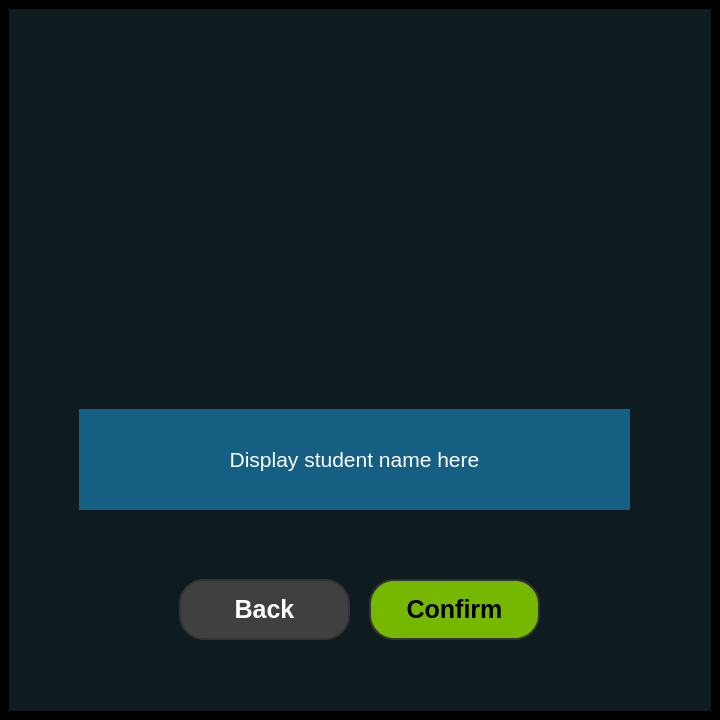
<?xml version="1.0" encoding="UTF-8"?>
<ui version="4.0">
 <class>MainWindow</class>
 <widget class="QMainWindow" name="MainWindow">
  <property name="geometry">
   <rect>
    <x>0</x>
    <y>0</y>
    <width>720</width>
    <height>720</height>
   </rect>
  </property>
  <property name="styleSheet">
   <string notr="true">border: 5px solid black; 
background-color: black;</string>
  </property>
  <widget class="QWidget" name="centralwidget">
   <property name="styleSheet">
    <string notr="true">border: none;</string>
   </property>
   <layout class="QVBoxLayout" name="verticalLayout">
    <item>
     <widget class="QStackedWidget" name="stackedWidget">
      <property name="styleSheet">
       <string notr="true">background:#0F1C1F;
border: none;</string>
      </property>
      <property name="currentIndex">
       <number>6</number>
      </property>
      <widget class="QWidget" name="page_1">
       <widget class="QLabel" name="htw_logo">
        <property name="geometry">
         <rect>
          <x>70</x>
          <y>0</y>
          <width>661</width>
          <height>181</height>
         </rect>
        </property>
        <property name="text">
         <string>&lt;html&gt;&lt;head/&gt;&lt;body&gt;&lt;p&gt;&lt;img src=&quot;:/imgs/htw-logo.png&quot; width=&quot;550&quot; height=&quot;150&quot;/&gt;&lt;/p&gt;&lt;/body&gt;&lt;/html&gt;</string>
        </property>
       </widget>
       <widget class="QLabel" name="tracking_system_logo">
        <property name="geometry">
         <rect>
          <x>170</x>
          <y>50</y>
          <width>481</width>
          <height>501</height>
         </rect>
        </property>
        <property name="text">
         <string>&lt;html&gt;&lt;head/&gt;&lt;body&gt;&lt;p&gt;&lt;img src=&quot;:/imgs/tracking_system_logo.png&quot;width=&quot;350&quot; height=&quot;300&quot;/&gt;&lt;/p&gt;&lt;/body&gt;&lt;/html&gt;</string>
        </property>
       </widget>
       <widget class="QLabel" name="tracking_system_text">
        <property name="geometry">
         <rect>
          <x>70</x>
          <y>450</y>
          <width>531</width>
          <height>81</height>
         </rect>
        </property>
        <property name="styleSheet">
         <string notr="true">color: #E8E8E8;
font-family:Arial,sans-serif;
 font-style: italic; 
font-weight: bold;
text-decoration: none; 
font-size: 32pt</string>
        </property>
        <property name="text">
         <string>&lt;html&gt;&lt;head/&gt;&lt;body&gt;&lt;p&gt;&lt;img src=&quot;:/imgs/tracking_system.png&quot;width=&quot;550&quot; height=&quot;100&quot;/&gt;&lt;/p&gt;&lt;/body&gt;&lt;/html&gt;</string>
        </property>
       </widget>
       <widget class="QLabel" name="developerLabel">
        <property name="geometry">
         <rect>
          <x>10</x>
          <y>650</y>
          <width>111</width>
          <height>61</height>
         </rect>
        </property>
        <property name="text">
         <string>&lt;html&gt;&lt;head/&gt;&lt;body&gt;&lt;p&gt;&lt;span style=&quot; font-size:8pt; font-weight:700; color:#ffffff;&quot;&gt;Developed by &lt;br/&gt;Ghassen Jamoussi&lt;/span&gt;&lt;/p&gt;&lt;/body&gt;&lt;/html&gt;</string>
        </property>
        <property name="alignment">
         <set>Qt::AlignCenter</set>
        </property>
       </widget>
       <widget class="QPushButton" name="start_button">
        <property name="geometry">
         <rect>
          <x>260</x>
          <y>590</y>
          <width>171</width>
          <height>51</height>
         </rect>
        </property>
        <property name="styleSheet">
         <string notr="true">QPushButton {
    border: 2px solid rgb(51,51,51);
    border-radius: 25px;  /* Increased border-radius to make the button more curvy */
    color: rgb(0, 0, 0);
    background-color: #76B800;
    font-family: &quot;Calibri&quot;;
    font-size: 25px;
    font-weight: bold;  /* Made the text bold */
}
QPushButton:hover {
    border: 2px solid rgb(51,51,51);
    background-color: #8CD800;  /* Lighter green for hover */
}
QPushButton:pressed {    
    border: 2px solid rgb(51,51,51);
    background-color: #4A9B00;  /* Adjusted pressed color to a darker green */
}

QPushButton:disabled {    
    border-radius: 25px;  /* Ensure the disabled state also has the same curvy effect */
    border: 2px solid rgb(112,112,112);
    background-color: rgb(112,112,112);
}
</string>
        </property>
        <property name="text">
         <string>Start</string>
        </property>
       </widget>
       <zorder>tracking_system_logo</zorder>
       <zorder>htw_logo</zorder>
       <zorder>tracking_system_text</zorder>
       <zorder>developerLabel</zorder>
       <zorder>start_button</zorder>
      </widget>
      <widget class="QWidget" name="page_4">
       <widget class="QLabel" name="tracking_system_text_4">
        <property name="geometry">
         <rect>
          <x>80</x>
          <y>0</y>
          <width>541</width>
          <height>81</height>
         </rect>
        </property>
        <property name="styleSheet">
         <string notr="true">color: #E8E8E8;
font-family:Arial,sans-serif;
 font-style: italic; 
font-weight: bold;
text-decoration: none; 
font-size: 32pt</string>
        </property>
        <property name="text">
         <string>&lt;html&gt;&lt;head/&gt;&lt;body&gt;&lt;p&gt;&lt;img src=&quot;:/imgs/tracking_system.png&quot;width=&quot;550&quot; height=&quot;100&quot;/&gt;&lt;/p&gt;&lt;/body&gt;&lt;/html&gt;</string>
        </property>
       </widget>
       <widget class="QLabel" name="label_7">
        <property name="geometry">
         <rect>
          <x>10</x>
          <y>650</y>
          <width>101</width>
          <height>51</height>
         </rect>
        </property>
        <property name="text">
         <string>&lt;html&gt;&lt;head/&gt;&lt;body&gt;&lt;p&gt;&lt;img src=&quot;:/imgs/htw_logo_2.png&quot;/&gt;&lt;/p&gt;&lt;/body&gt;&lt;/html&gt;</string>
        </property>
       </widget>
       <widget class="QPushButton" name="back_button_2">
        <property name="geometry">
         <rect>
          <x>170</x>
          <y>570</y>
          <width>171</width>
          <height>61</height>
         </rect>
        </property>
        <property name="styleSheet">
         <string notr="true">QPushButton {
    border: 2px solid rgb(51,51,51);
    border-radius: 25px;  /* Increased border-radius to make the button more curvy */
    color: rgb(255, 255, 255);
    background-color: #404040;
    font-family: &quot;Calibri&quot;;
    font-size: 25px;
    font-weight: bold;  /* Made the text bold */
}

QPushButton:hover {
	border: 2px solid rgb(112,0,0);
	background-color: rgb(112,0,0);
}
QPushButton:pressed {	
	border: 2px solid rgb(112,0,0);
	background-color: rgb(51,51,51);
}

QPushButton:disabled {	
	border-radius: 5px;	
	border: 2px solid rgb(112,112,112);
	background-color: rgb(112,112,112);
}
</string>
        </property>
        <property name="text">
         <string>Back</string>
        </property>
       </widget>
       <widget class="QPushButton" name="home_button">
        <property name="geometry">
         <rect>
          <x>360</x>
          <y>570</y>
          <width>171</width>
          <height>61</height>
         </rect>
        </property>
        <property name="styleSheet">
         <string notr="true">QPushButton {
    border: 2px solid rgb(51,51,51);
    border-radius: 25px;  /* Increased border-radius to make the button more curvy */
    color: rgb(0, 0, 0);
    background-color: #76B800;
    font-family: &quot;Calibri&quot;;
    font-size: 25px;
    font-weight: bold;  /* Made the text bold */
}
QPushButton:hover {
    border: 2px solid rgb(51,51,51);
    background-color: #8CD800;  /* Lighter green for hover */
}
QPushButton:pressed {    
    border: 2px solid rgb(51,51,51);
    background-color: #4A9B00;  /* Adjusted pressed color to a darker green */
}

QPushButton:disabled {    
    border-radius: 25px;  /* Ensure the disabled state also has the same curvy effect */
    border: 2px solid rgb(112,112,112);
    background-color: rgb(112,112,112);
}
</string>
        </property>
        <property name="text">
         <string>Home</string>
        </property>
       </widget>
       <widget class="QLabel" name="output_label">
        <property name="geometry">
         <rect>
          <x>80</x>
          <y>390</y>
          <width>551</width>
          <height>121</height>
         </rect>
        </property>
        <property name="styleSheet">
         <string notr="true">background-color:#156082</string>
        </property>
        <property name="text">
         <string>&lt;html&gt;&lt;head/&gt;&lt;body&gt;&lt;p align=&quot;center&quot;&gt;&lt;span style=&quot; font-size:16pt; color:#ffffff;&quot;&gt;Device: &lt;/span&gt;&lt;/p&gt;&lt;p align=&quot;center&quot;&gt;&lt;span style=&quot; font-size:16pt; color:#ffffff;&quot;&gt;Assigned to: &lt;/span&gt;&lt;/p&gt;&lt;/body&gt;&lt;/html&gt;</string>
        </property>
       </widget>
       <widget class="QLabel" name="output_label_2">
        <property name="geometry">
         <rect>
          <x>90</x>
          <y>140</y>
          <width>531</width>
          <height>179</height>
         </rect>
        </property>
        <property name="styleSheet">
         <string notr="true">    QLabel {
        color: #2b8b47;
        font-size: 35px;
        font-weight: bold;
        text-align: center;
    }
    QFrame {
        border: 0;
        border-bottom: 2px solid #707070;
        width: 80%;
    }
</string>
        </property>
        <property name="text">
         <string>&lt;html&gt;&lt;head/&gt;&lt;body&gt;&lt;p align=&quot;center&quot;&gt;&lt;span style=&quot; font-size:35pt;&quot;&gt;Device assigned&lt;/span&gt;&lt;/p&gt;&lt;p align=&quot;center&quot;&gt;&lt;span style=&quot; font-size:35pt;&quot;&gt;successfully&lt;/span&gt;&lt;/p&gt;&lt;/body&gt;&lt;/html&gt;</string>
        </property>
       </widget>
      </widget>
      <widget class="QWidget" name="page_3">
       <widget class="QLabel" name="tracking_system_text_3">
        <property name="geometry">
         <rect>
          <x>80</x>
          <y>0</y>
          <width>541</width>
          <height>81</height>
         </rect>
        </property>
        <property name="styleSheet">
         <string notr="true">color: #E8E8E8;
font-family:Arial,sans-serif;
 font-style: italic; 
font-weight: bold;
text-decoration: none; 
font-size: 32pt</string>
        </property>
        <property name="text">
         <string>&lt;html&gt;&lt;head/&gt;&lt;body&gt;&lt;p&gt;&lt;img src=&quot;:/imgs/tracking_system.png&quot;width=&quot;550&quot; height=&quot;100&quot;/&gt;&lt;/p&gt;&lt;/body&gt;&lt;/html&gt;</string>
        </property>
       </widget>
       <widget class="QLabel" name="label_4">
        <property name="geometry">
         <rect>
          <x>60</x>
          <y>90</y>
          <width>571</width>
          <height>301</height>
         </rect>
        </property>
        <property name="text">
         <string>&lt;html&gt;&lt;head/&gt;&lt;body&gt;&lt;p&gt;&lt;img src=&quot;:/imgs/scan_qr_code.png&quot;/&gt;&lt;/p&gt;&lt;/body&gt;&lt;/html&gt;</string>
        </property>
       </widget>
       <widget class="QPushButton" name="confirm_button_1">
        <property name="geometry">
         <rect>
          <x>360</x>
          <y>570</y>
          <width>171</width>
          <height>61</height>
         </rect>
        </property>
        <property name="styleSheet">
         <string notr="true">QPushButton {
    border: 2px solid rgb(51,51,51);
    border-radius: 25px;  /* Increased border-radius to make the button more curvy */
    color: rgb(0, 0, 0);
    background-color: #76B800;
    font-family: &quot;Calibri&quot;;
    font-size: 25px;
    font-weight: bold;  /* Made the text bold */
}
QPushButton:hover {
    border: 2px solid rgb(51,51,51);
    background-color: #8CD800;  /* Lighter green for hover */
}
QPushButton:pressed {    
    border: 2px solid rgb(51,51,51);
    background-color: #4A9B00;  /* Adjusted pressed color to a darker green */
}

QPushButton:disabled {    
    border-radius: 25px;  /* Ensure the disabled state also has the same curvy effect */
    border: 2px solid rgb(51, 51, 51);  /* Same border color but slightly lighter green background */
    background-color: #557A00;  /* Darker green to indicate disabled state */
}
</string>
        </property>
        <property name="text">
         <string>Confirm</string>
        </property>
       </widget>
       <widget class="QLabel" name="device_label">
        <property name="geometry">
         <rect>
          <x>70</x>
          <y>400</y>
          <width>561</width>
          <height>101</height>
         </rect>
        </property>
        <property name="styleSheet">
         <string notr="true">background-color:#156082</string>
        </property>
        <property name="text">
         <string>&lt;html&gt;&lt;head/&gt;&lt;body&gt;&lt;p align=&quot;center&quot;&gt;&lt;span style=&quot; font-size:16pt; color:#ffffff;&quot;&gt;Display device name here&lt;/span&gt;&lt;/p&gt;&lt;/body&gt;&lt;/html&gt;</string>
        </property>
       </widget>
       <widget class="QPushButton" name="back_button_1">
        <property name="geometry">
         <rect>
          <x>170</x>
          <y>570</y>
          <width>171</width>
          <height>61</height>
         </rect>
        </property>
        <property name="styleSheet">
         <string notr="true">QPushButton {
    border: 2px solid rgb(51,51,51);
    border-radius: 25px;  /* Increased border-radius to make the button more curvy */
    color: rgb(255, 255, 255);
    background-color: #404040;
    font-family: &quot;Calibri&quot;;
    font-size: 25px;
    font-weight: bold;  /* Made the text bold */
}

QPushButton:hover {
	border: 2px solid rgb(112,0,0);
	background-color: rgb(112,0,0);
}
QPushButton:pressed {	
	border: 2px solid rgb(112,0,0);
	background-color: rgb(51,51,51);
}

QPushButton:disabled {	
	border-radius: 5px;	
	border: 2px solid rgb(112,112,112);
	background-color: rgb(112,112,112);
}
</string>
        </property>
        <property name="text">
         <string>Back</string>
        </property>
       </widget>
       <widget class="QLabel" name="label_6">
        <property name="geometry">
         <rect>
          <x>10</x>
          <y>650</y>
          <width>101</width>
          <height>51</height>
         </rect>
        </property>
        <property name="text">
         <string>&lt;html&gt;&lt;head/&gt;&lt;body&gt;&lt;p&gt;&lt;img src=&quot;:/imgs/htw_logo_2.png&quot;/&gt;&lt;/p&gt;&lt;/body&gt;&lt;/html&gt;</string>
        </property>
       </widget>
      </widget>
      <widget class="QWidget" name="page_actions">
       <widget class="QLabel" name="tracking_system_text_5">
        <property name="geometry">
         <rect>
          <x>80</x>
          <y>0</y>
          <width>541</width>
          <height>80</height>
         </rect>
        </property>
        <property name="styleSheet">
         <string notr="true">color: #E8E8E8;
font-family:Arial,sans-serif;
 font-style: italic; 
font-weight: bold;
text-decoration: none; 
font-size: 32pt</string>
        </property>
        <property name="text">
         <string>&lt;html&gt;&lt;head/&gt;&lt;body&gt;&lt;p&gt;&lt;img src=&quot;:/imgs/tracking_system.png&quot;width=&quot;550&quot; height=&quot;100&quot;/&gt;&lt;/p&gt;&lt;/body&gt;&lt;/html&gt;</string>
        </property>
       </widget>
       <widget class="QLabel" name="label_8">
        <property name="geometry">
         <rect>
          <x>10</x>
          <y>650</y>
          <width>101</width>
          <height>51</height>
         </rect>
        </property>
        <property name="text">
         <string>&lt;html&gt;&lt;head/&gt;&lt;body&gt;&lt;p&gt;&lt;img src=&quot;:/imgs/htw_logo_2.png&quot;/&gt;&lt;/p&gt;&lt;/body&gt;&lt;/html&gt;</string>
        </property>
       </widget>
       <widget class="QPushButton" name="borrow_button">
        <property name="geometry">
         <rect>
          <x>240</x>
          <y>190</y>
          <width>231</width>
          <height>91</height>
         </rect>
        </property>
        <property name="styleSheet">
         <string notr="true">QPushButton {
    border: 2px solid rgb(51,51,51);
    border-radius: 25px;  /* Increased border-radius to make the button more curvy */
    color: rgb(255, 255, 255);
    background-color: #404040;
    font-family: &quot;Calibri&quot;;
    font-size: 25px;
    font-weight: bold;  /* Made the text bold */
}

QPushButton:hover {
	border: 2px solid rgb(112,0,0);
	background-color: rgb(112,0,0);
}
QPushButton:pressed {	
	border: 2px solid rgb(112,0,0);
	background-color: rgb(51,51,51);
}

QPushButton:disabled {	
	border-radius: 5px;	
	border: 2px solid rgb(112,112,112);
	background-color: rgb(112,112,112);
}
</string>
        </property>
        <property name="text">
         <string>Borrow</string>
        </property>
       </widget>
       <widget class="QPushButton" name="return_button">
        <property name="geometry">
         <rect>
          <x>240</x>
          <y>330</y>
          <width>231</width>
          <height>91</height>
         </rect>
        </property>
        <property name="styleSheet">
         <string notr="true">QPushButton {
    border: 2px solid rgb(51,51,51);
    border-radius: 25px;  /* Increased border-radius to make the button more curvy */
    color: rgb(0, 0, 0);
    background-color: #76B800;
    font-family: &quot;Calibri&quot;;
    font-size: 25px;
    font-weight: bold;  /* Made the text bold */
}
QPushButton:hover {
    border: 2px solid rgb(51,51,51);
    background-color: #8CD800;  /* Lighter green for hover */
}
QPushButton:pressed {    
    border: 2px solid rgb(51,51,51);
    background-color: #4A9B00;  /* Adjusted pressed color to a darker green */
}

QPushButton:disabled {    
    border-radius: 25px;  /* Ensure the disabled state also has the same curvy effect */
    border: 2px solid rgb(112,112,112);
    background-color: rgb(112,112,112);
}
</string>
        </property>
        <property name="text">
         <string>Return</string>
        </property>
       </widget>
       <widget class="QPushButton" name="admin_button">
        <property name="geometry">
         <rect>
          <x>240</x>
          <y>470</y>
          <width>231</width>
          <height>91</height>
         </rect>
        </property>
        <property name="styleSheet">
         <string notr="true">QPushButton {
    border: 2px solid rgb(51,51,51);
    border-radius: 25px;  /* Increased border-radius to make the button more curvy */
    color: rgb(0, 0, 0);
    background-color: #007BFF ;
    font-family: &quot;Calibri&quot;;
    font-size: 25px;
    font-weight: bold;  /* Made the text bold */
}
QPushButton:hover {
    border: 2px solid rgb(51,51,51);
    background-color: #66B2FF;  /* Lighter green for hover */
}
QPushButton:pressed {    
    border: 2px solid rgb(51,51,51);
    background-color: #0056b3;  /* Adjusted pressed color to a darker green */
}

QPushButton:disabled {    
    border-radius: 25px;  /* Ensure the disabled state also has the same curvy effect */
    border: 2px solid rgb(112,112,112);
    background-color: rgb(112,112,112);
}
</string>
        </property>
        <property name="text">
         <string>Admin</string>
        </property>
       </widget>
      </widget>
      <widget class="QWidget" name="page_admin">
       <widget class="QLabel" name="tracking_system_text_6">
        <property name="geometry">
         <rect>
          <x>80</x>
          <y>0</y>
          <width>541</width>
          <height>80</height>
         </rect>
        </property>
        <property name="styleSheet">
         <string notr="true">color: #E8E8E8;
font-family:Arial,sans-serif;
 font-style: italic; 
font-weight: bold;
text-decoration: none; 
font-size: 32pt</string>
        </property>
        <property name="text">
         <string>&lt;html&gt;&lt;head/&gt;&lt;body&gt;&lt;p&gt;&lt;img src=&quot;:/imgs/tracking_system.png&quot;width=&quot;550&quot; height=&quot;100&quot;/&gt;&lt;/p&gt;&lt;/body&gt;&lt;/html&gt;</string>
        </property>
       </widget>
       <widget class="QLabel" name="label_10">
        <property name="geometry">
         <rect>
          <x>10</x>
          <y>650</y>
          <width>101</width>
          <height>51</height>
         </rect>
        </property>
        <property name="text">
         <string>&lt;html&gt;&lt;head/&gt;&lt;body&gt;&lt;p&gt;&lt;img src=&quot;:/imgs/htw_logo_2.png&quot;/&gt;&lt;/p&gt;&lt;/body&gt;&lt;/html&gt;</string>
        </property>
       </widget>
       <widget class="QPushButton" name="home_button_3">
        <property name="geometry">
         <rect>
          <x>220</x>
          <y>420</y>
          <width>271</width>
          <height>91</height>
         </rect>
        </property>
        <property name="styleSheet">
         <string notr="true">QPushButton {
    border: 2px solid rgb(51,51,51);
    border-radius: 25px;  /* Increased border-radius to make the button more curvy */
    color: rgb(0, 0, 0);
    background-color: #76B800;
    font-family: &quot;Calibri&quot;;
    font-size: 25px;
    font-weight: bold;  /* Made the text bold */
}
QPushButton:hover {
    border: 2px solid rgb(51,51,51);
    background-color: #8CD800;  /* Lighter green for hover */
}
QPushButton:pressed {    
    border: 2px solid rgb(51,51,51);
    background-color: #4A9B00;  /* Adjusted pressed color to a darker green */
}

QPushButton:disabled {    
    border-radius: 25px;  /* Ensure the disabled state also has the same curvy effect */
    border: 2px solid rgb(112,112,112);
    background-color: rgb(112,112,112);
}
</string>
        </property>
        <property name="text">
         <string>Home</string>
        </property>
       </widget>
       <widget class="QPushButton" name="deactivate_alarm">
        <property name="geometry">
         <rect>
          <x>220</x>
          <y>250</y>
          <width>271</width>
          <height>91</height>
         </rect>
        </property>
        <property name="styleSheet">
         <string notr="true">QPushButton {
    border: 2px solid rgb(51,51,51);
    border-radius: 25px;  /* Increased border-radius to make the button more curvy */
    color: rgb(0, 0, 0);
    background-color: #007BFF ;
    font-family: &quot;Calibri&quot;;
    font-size: 25px;
    font-weight: bold;  /* Made the text bold */
}
QPushButton:hover {
    border: 2px solid rgb(51,51,51);
    background-color: #66B2FF;  /* Lighter green for hover */
}
QPushButton:pressed {    
    border: 2px solid rgb(51,51,51);
    background-color: #0056b3;  /* Adjusted pressed color to a darker green */
}

QPushButton:disabled {    
    border-radius: 25px;  /* Ensure the disabled state also has the same curvy effect */
    border: 2px solid rgb(112,112,112);
    background-color: rgb(112,112,112);
}
</string>
        </property>
        <property name="text">
         <string>Deactivate Alarm</string>
        </property>
       </widget>
      </widget>
      <widget class="QWidget" name="page_password">
       <widget class="QLabel" name="label_11">
        <property name="geometry">
         <rect>
          <x>10</x>
          <y>650</y>
          <width>101</width>
          <height>51</height>
         </rect>
        </property>
        <property name="text">
         <string>&lt;html&gt;&lt;head/&gt;&lt;body&gt;&lt;p&gt;&lt;img src=&quot;:/imgs/htw_logo_2.png&quot;/&gt;&lt;/p&gt;&lt;/body&gt;&lt;/html&gt;</string>
        </property>
       </widget>
       <widget class="QLabel" name="tracking_system_text_7">
        <property name="geometry">
         <rect>
          <x>80</x>
          <y>10</y>
          <width>541</width>
          <height>80</height>
         </rect>
        </property>
        <property name="styleSheet">
         <string notr="true">color: #E8E8E8;
font-family:Arial,sans-serif;
 font-style: italic; 
font-weight: bold;
text-decoration: none; 
font-size: 32pt</string>
        </property>
        <property name="text">
         <string>&lt;html&gt;&lt;head/&gt;&lt;body&gt;&lt;p&gt;&lt;img src=&quot;:/imgs/tracking_system.png&quot;width=&quot;550&quot; height=&quot;100&quot;/&gt;&lt;/p&gt;&lt;/body&gt;&lt;/html&gt;</string>
        </property>
       </widget>
       <widget class="QPushButton" name="home_button_2">
        <property name="geometry">
         <rect>
          <x>180</x>
          <y>630</y>
          <width>171</width>
          <height>61</height>
         </rect>
        </property>
        <property name="styleSheet">
         <string notr="true">QPushButton {
    border: 2px solid rgb(51,51,51);
    border-radius: 25px;  /* Increased border-radius to make the button more curvy */
    color: rgb(255, 255, 255);
    background-color: #404040;
    font-family: &quot;Calibri&quot;;
    font-size: 25px;
    font-weight: bold;  /* Made the text bold */
}

QPushButton:hover {
	border: 2px solid rgb(112,0,0);
	background-color: rgb(112,0,0);
}
QPushButton:pressed {	
	border: 2px solid rgb(112,0,0);
	background-color: rgb(51,51,51);
}

QPushButton:disabled {	
	border-radius: 5px;	
	border: 2px solid rgb(112,112,112);
	background-color: rgb(112,112,112);
}
</string>
        </property>
        <property name="text">
         <string>Home</string>
        </property>
       </widget>
       <widget class="QLabel" name="label_3">
        <property name="geometry">
         <rect>
          <x>110</x>
          <y>90</y>
          <width>491</width>
          <height>181</height>
         </rect>
        </property>
        <property name="text">
         <string>&lt;html&gt;&lt;head/&gt;&lt;body&gt;&lt;p&gt;&lt;img src=&quot;:/imgs/pass_submit.png&quot;/&gt;&lt;/p&gt;&lt;/body&gt;&lt;/html&gt;</string>
        </property>
       </widget>
       <widget class="QWidget" name="horizontalLayoutWidget">
        <property name="geometry">
         <rect>
          <x>250</x>
          <y>290</y>
          <width>211</width>
          <height>321</height>
         </rect>
        </property>
        <layout class="QVBoxLayout" name="password_layout"/>
       </widget>
       <widget class="QPushButton" name="admin_submit_button">
        <property name="geometry">
         <rect>
          <x>370</x>
          <y>630</y>
          <width>171</width>
          <height>61</height>
         </rect>
        </property>
        <property name="styleSheet">
         <string notr="true">QPushButton {
    border: 2px solid rgb(51,51,51);
    border-radius: 25px;  /* Increased border-radius to make the button more curvy */
    color: rgb(0, 0, 0);
    background-color: #76B800;
    font-family: &quot;Calibri&quot;;
    font-size: 25px;
    font-weight: bold;  /* Made the text bold */
}
QPushButton:hover {
    border: 2px solid rgb(51,51,51);
    background-color: #8CD800;  /* Lighter green for hover */
}
QPushButton:pressed {    
    border: 2px solid rgb(51,51,51);
    background-color: #4A9B00;  /* Adjusted pressed color to a darker green */
}

QPushButton:disabled {    
    border-radius: 25px;  /* Ensure the disabled state also has the same curvy effect */
    border: 2px solid rgb(112,112,112);
    background-color: rgb(112,112,112);
}
</string>
        </property>
        <property name="text">
         <string>Submit</string>
        </property>
       </widget>
      </widget>
      <widget class="QWidget" name="page_2">
       <widget class="QLabel" name="tracking_system_text_2">
        <property name="geometry">
         <rect>
          <x>80</x>
          <y>0</y>
          <width>541</width>
          <height>81</height>
         </rect>
        </property>
        <property name="styleSheet">
         <string notr="true">color: #E8E8E8;
font-family:Arial,sans-serif;
 font-style: italic; 
font-weight: bold;
text-decoration: none; 
font-size: 32pt</string>
        </property>
        <property name="text">
         <string>&lt;html&gt;&lt;head/&gt;&lt;body&gt;&lt;p&gt;&lt;img src=&quot;:/imgs/tracking_system.png&quot;width=&quot;550&quot; height=&quot;100&quot;/&gt;&lt;/p&gt;&lt;/body&gt;&lt;/html&gt;</string>
        </property>
       </widget>
       <widget class="QLabel" name="label">
        <property name="geometry">
         <rect>
          <x>60</x>
          <y>90</y>
          <width>591</width>
          <height>301</height>
         </rect>
        </property>
        <property name="text">
         <string>&lt;html&gt;&lt;head/&gt;&lt;body&gt;&lt;p&gt;&lt;img src=&quot;:/imgs/scan_your_student_card_using_nfc_scanner.png&quot;/&gt;&lt;/p&gt;&lt;/body&gt;&lt;/html&gt;</string>
        </property>
       </widget>
       <widget class="QLabel" name="label_2">
        <property name="geometry">
         <rect>
          <x>10</x>
          <y>650</y>
          <width>101</width>
          <height>51</height>
         </rect>
        </property>
        <property name="text">
         <string>&lt;html&gt;&lt;head/&gt;&lt;body&gt;&lt;p&gt;&lt;img src=&quot;:/imgs/htw_logo_2.png&quot;/&gt;&lt;/p&gt;&lt;/body&gt;&lt;/html&gt;</string>
        </property>
       </widget>
       <widget class="QLabel" name="matriculation_label">
        <property name="geometry">
         <rect>
          <x>70</x>
          <y>400</y>
          <width>551</width>
          <height>101</height>
         </rect>
        </property>
        <property name="styleSheet">
         <string notr="true">background-color:#156082</string>
        </property>
        <property name="text">
         <string>&lt;html&gt;&lt;head/&gt;&lt;body&gt;&lt;p align=&quot;center&quot;&gt;&lt;span style=&quot; font-size:16pt; color:#ffffff;&quot;&gt;Display student name here&lt;/span&gt;&lt;/p&gt;&lt;/body&gt;&lt;/html&gt;</string>
        </property>
       </widget>
       <widget class="QPushButton" name="back_button">
        <property name="geometry">
         <rect>
          <x>170</x>
          <y>570</y>
          <width>171</width>
          <height>61</height>
         </rect>
        </property>
        <property name="styleSheet">
         <string notr="true">QPushButton {
    border: 2px solid rgb(51,51,51);
    border-radius: 25px;  /* Increased border-radius to make the button more curvy */
    color: rgb(255, 255, 255);
    background-color: #404040;
    font-family: &quot;Calibri&quot;;
    font-size: 25px;
    font-weight: bold;  /* Made the text bold */
}

QPushButton:hover {
	border: 2px solid rgb(112,0,0);
	background-color: rgb(112,0,0);
}
QPushButton:pressed {	
	border: 2px solid rgb(112,0,0);
	background-color: rgb(51,51,51);
}

QPushButton:disabled {	
	border-radius: 5px;	
	border: 2px solid rgb(112,112,112);
	background-color: rgb(112,112,112);
}
</string>
        </property>
        <property name="text">
         <string>Back</string>
        </property>
       </widget>
       <widget class="QPushButton" name="confirm_button">
        <property name="geometry">
         <rect>
          <x>360</x>
          <y>570</y>
          <width>171</width>
          <height>61</height>
         </rect>
        </property>
        <property name="styleSheet">
         <string notr="true">QPushButton {
    border: 2px solid rgb(51,51,51);
    border-radius: 25px;  /* Increased border-radius to make the button more curvy */
    color: rgb(0, 0, 0);
    background-color: #76B800;
    font-family: &quot;Calibri&quot;;
    font-size: 25px;
    font-weight: bold;  /* Made the text bold */
}
QPushButton:hover {
    border: 2px solid rgb(51,51,51);
    background-color: #8CD800;  /* Lighter green for hover */
}
QPushButton:pressed {    
    border: 2px solid rgb(51,51,51);
    background-color: #4A9B00;  /* Adjusted pressed color to a darker green */
}

QPushButton:disabled {    
    border-radius: 25px;  /* Ensure the disabled state also has the same curvy effect */
    border: 2px solid rgb(51, 51, 51);  /* Same border color but slightly lighter green background */
    background-color: #557A00;  /* Darker green to indicate disabled state */
}
</string>
        </property>
        <property name="text">
         <string>Confirm</string>
        </property>
       </widget>
      </widget>
     </widget>
    </item>
   </layout>
  </widget>
 </widget>
 <resources>
  <include location="assets/ressources.qrc"/>
 </resources>
 <connections/>
</ui>
